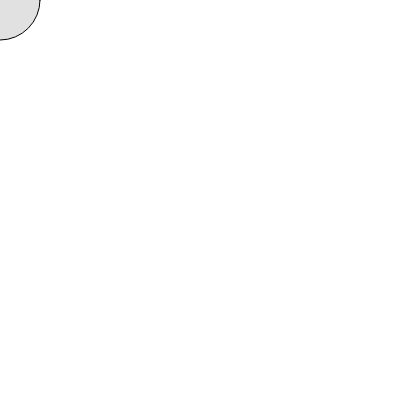
Frame 1 (no input)
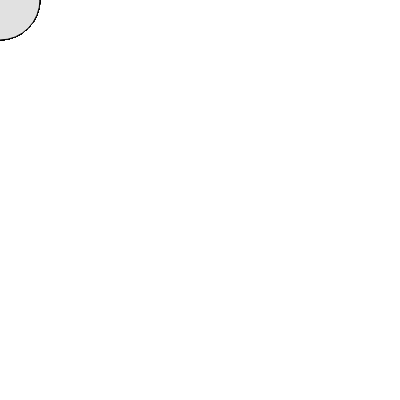
Frame 60 (no input)
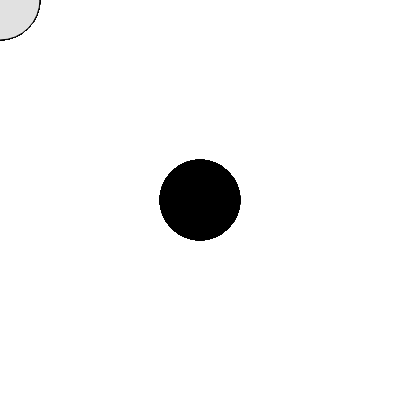
Frame 120 (the mouse pressed at the canvas centre since frame 60)

The p5.js sketch that drew these frames (run headless with seeded random() and noise() and a simulated clock; from frame 60 on, the mouse is pressed at the canvas centre):

// p5.js sketch
// ── sketch.js
function setup() {
  createCanvas(400, 400);
}

function draw() {
  if (mouseIsPressed) {
    fill(0);
  } else {
    fill(225);
  }
  ellipse(mouseX,mouseY,80,80);
}
